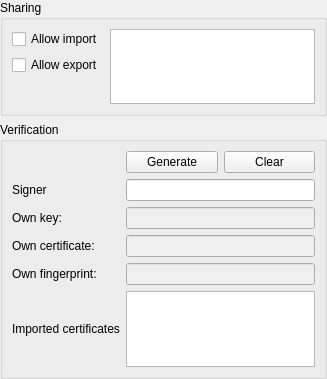
<?xml version="1.0" encoding="UTF-8"?>
<ui version="4.0">
 <class>DatabaseSettingsSharingWidget</class>
 <widget class="QWidget" name="DatabaseSettingsSharingWidget">
  <property name="geometry">
   <rect>
    <x>0</x>
    <y>0</y>
    <width>327</width>
    <height>379</height>
   </rect>
  </property>
  <layout class="QVBoxLayout" name="verticalLayout" stretch="0,0,0">
   <property name="leftMargin">
    <number>0</number>
   </property>
   <property name="topMargin">
    <number>0</number>
   </property>
   <property name="rightMargin">
    <number>0</number>
   </property>
   <property name="bottomMargin">
    <number>0</number>
   </property>
   <item>
    <widget class="QGroupBox" name="enableGroupBox">
     <property name="title">
      <string>Sharing</string>
     </property>
     <layout class="QGridLayout" name="gridLayout">
      <item row="0" column="0">
       <widget class="QCheckBox" name="enableImportCheckBox">
        <property name="text">
         <string>Allow import</string>
        </property>
       </widget>
      </item>
      <item row="1" column="0">
       <widget class="QCheckBox" name="enableExportCheckBox">
        <property name="text">
         <string>Allow export</string>
        </property>
       </widget>
      </item>
      <item row="0" column="1" rowspan="3">
       <widget class="QTableView" name="sharedGroupsView">
        <property name="editTriggers">
         <set>QAbstractItemView::NoEditTriggers</set>
        </property>
        <property name="showDropIndicator" stdset="0">
         <bool>false</bool>
        </property>
        <property name="textElideMode">
         <enum>Qt::ElideMiddle</enum>
        </property>
        <property name="sortingEnabled">
         <bool>true</bool>
        </property>
        <attribute name="horizontalHeaderStretchLastSection">
         <bool>true</bool>
        </attribute>
        <attribute name="verticalHeaderVisible">
         <bool>false</bool>
        </attribute>
       </widget>
      </item>
     </layout>
    </widget>
   </item>
   <item>
    <widget class="QGroupBox" name="verificationGroupBox">
     <property name="sizePolicy">
      <sizepolicy hsizetype="Preferred" vsizetype="Expanding">
       <horstretch>0</horstretch>
       <verstretch>0</verstretch>
      </sizepolicy>
     </property>
     <property name="title">
      <string>Verification</string>
     </property>
     <layout class="QGridLayout" name="gridLayout_2" columnstretch="0,1,1">
      <item row="3" column="0">
       <widget class="QLabel" name="verificationOwnCertificateLabel">
        <property name="text">
         <string>Own certificate:</string>
        </property>
       </widget>
      </item>
      <item row="5" column="0">
       <widget class="QLabel" name="verificationForeignCertificateLabel">
        <property name="text">
         <string>Imported certificates</string>
        </property>
       </widget>
      </item>
      <item row="1" column="0">
       <widget class="QLabel" name="verificationExporterLabel">
        <property name="text">
         <string>Signer</string>
        </property>
       </widget>
      </item>
      <item row="2" column="0">
       <widget class="QLabel" name="verificationOwnKeyLabel">
        <property name="text">
         <string>Own key:</string>
        </property>
       </widget>
      </item>
      <item row="4" column="0">
       <widget class="QLabel" name="verificationOwnFingerprintLabel">
        <property name="text">
         <string>Own fingerprint:</string>
        </property>
       </widget>
      </item>
      <item row="0" column="1">
       <widget class="QPushButton" name="generateCerticateButton">
        <property name="text">
         <string>Generate</string>
        </property>
       </widget>
      </item>
      <item row="0" column="2">
       <widget class="QPushButton" name="clearCertificateButton">
        <property name="text">
         <string>Clear</string>
        </property>
       </widget>
      </item>
      <item row="1" column="1" colspan="2">
       <widget class="QLineEdit" name="verificationExporterEdit"/>
      </item>
      <item row="2" column="1" colspan="2">
       <widget class="QLineEdit" name="verificationOwnKeyEdit">
        <property name="enabled">
         <bool>false</bool>
        </property>
        <property name="readOnly">
         <bool>false</bool>
        </property>
       </widget>
      </item>
      <item row="3" column="1" colspan="2">
       <widget class="QLineEdit" name="verificationOwnCertificateEdit">
        <property name="enabled">
         <bool>false</bool>
        </property>
        <property name="readOnly">
         <bool>false</bool>
        </property>
       </widget>
      </item>
      <item row="4" column="1" colspan="2">
       <widget class="QLineEdit" name="verificationOwnFingerprintEdit">
        <property name="enabled">
         <bool>false</bool>
        </property>
       </widget>
      </item>
      <item row="5" column="1" colspan="2">
       <widget class="QTableView" name="verificationTableView">
        <attribute name="horizontalHeaderVisible">
         <bool>false</bool>
        </attribute>
        <attribute name="horizontalHeaderStretchLastSection">
         <bool>true</bool>
        </attribute>
       </widget>
      </item>
     </layout>
    </widget>
   </item>
   <item>
    <spacer name="verticalSpacer">
     <property name="orientation">
      <enum>Qt::Vertical</enum>
     </property>
     <property name="sizeHint" stdset="0">
      <size>
       <width>20</width>
       <height>40</height>
      </size>
     </property>
    </spacer>
   </item>
  </layout>
 </widget>
 <resources/>
 <connections/>
</ui>
